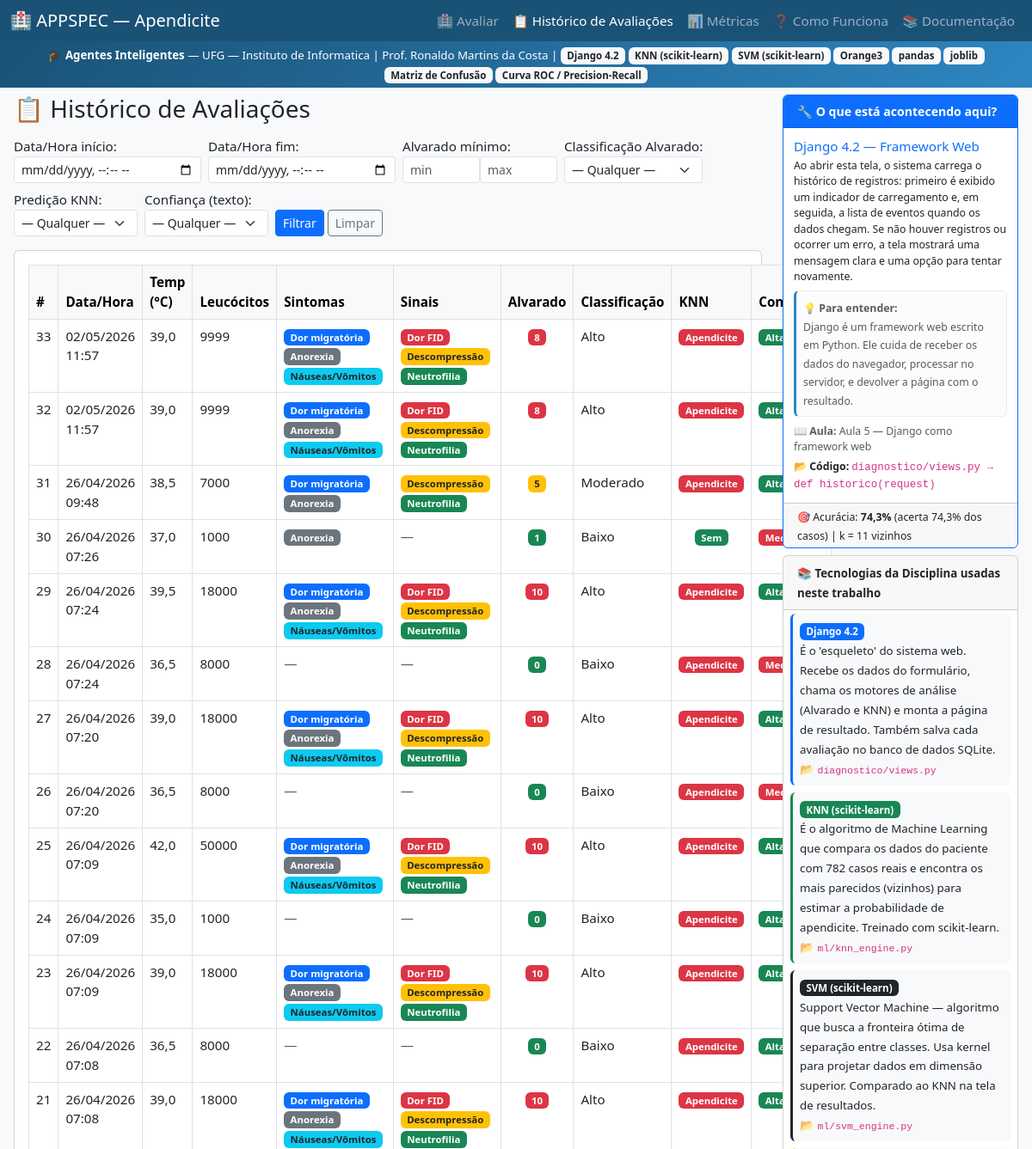
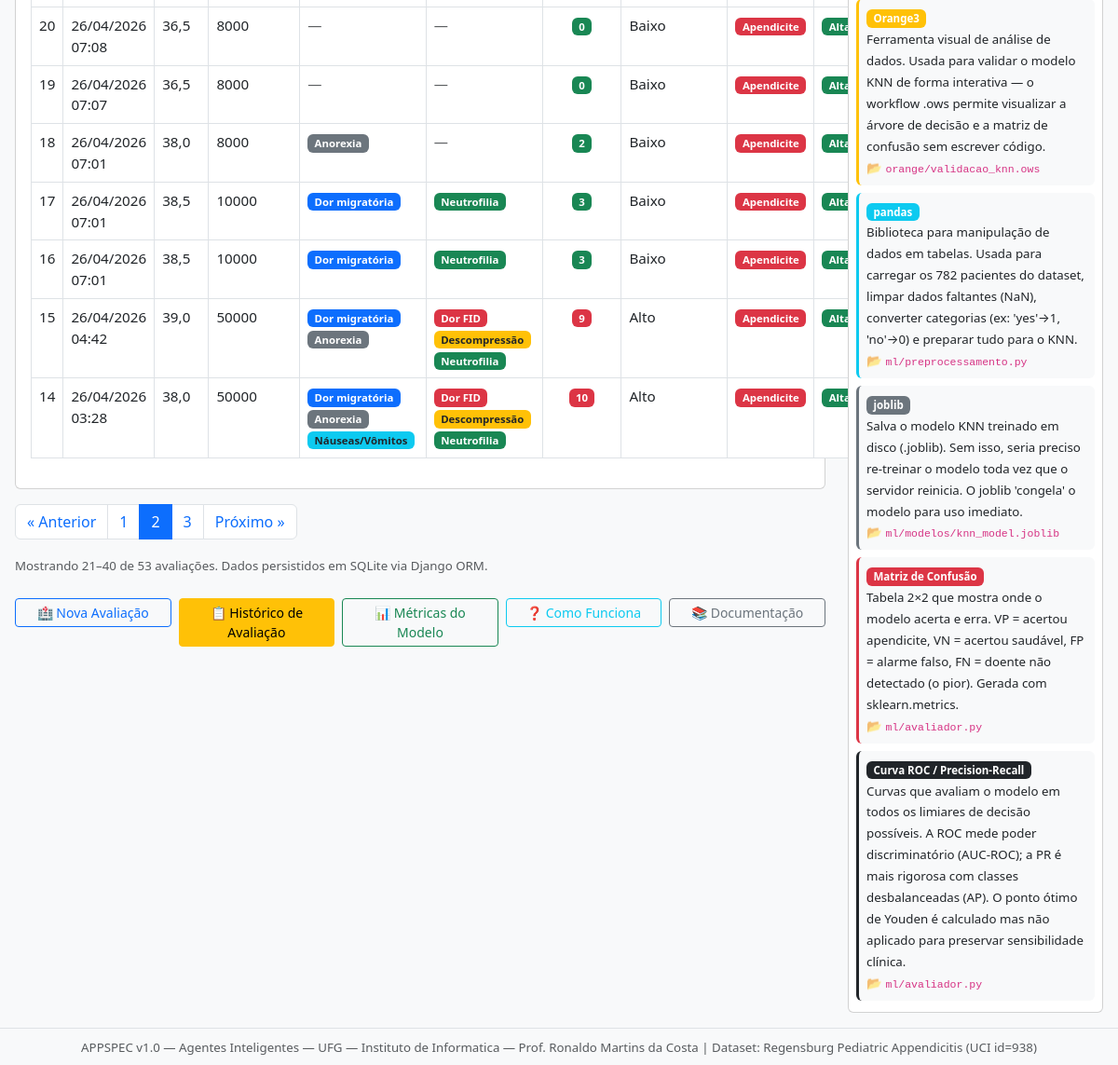
Screenshot of /historico/?page=2 with the database file from the repository (2 pictures, top to bottom).
### diagnostico/models.py (models this page shows, shortened)
class Avaliacao(models.Model):
    dor_migratoria         = models.BooleanField(default=False)
    anorexia               = models.BooleanField(default=False)
    nauseas_vomitos        = models.BooleanField(default=False)
    dor_fid                = models.BooleanField(default=False)
    descompressao_dolorosa = models.BooleanField(default=False)
    temperatura            = models.FloatField()
    leucocitos             = models.IntegerField()
    neutrofilia            = models.BooleanField(default=False)
    score_alvarado         = models.IntegerField()
    classificacao_alvarado = models.CharField(max_length=20)
    predicao_knn           = models.IntegerField(null=True, blank=True)
    probabilidade_knn      = models.FloatField(null=True, blank=True)
    confianca_knn          = models.CharField(max_length=20, blank=True, default='')
    predicao_svm           = models.IntegerField(null=True, blank=True)
    probabilidade_svm      = models.FloatField(null=True, blank=True)
    confianca_svm          = models.CharField(max_length=50, blank=True, default='')
    criado_em              = models.DateTimeField(auto_now_add=True)
    class Meta:
        verbose_name = "Avaliação Clínica"
        verbose_name_plural = "Avaliações Clínicas"
        ordering = ["-criado_em"] # ← Ordena da mais recente para a mais antiga

### diagnostico/views.py (the view)
# urls.py: path('historico/',        views.historico,        name='historico'),
def historico(request):
    per_page = 20
    from .forms import HistoricoFilterForm
    qs = Avaliacao.objects.all().order_by('-id')
    form = HistoricoFilterForm(request.GET or None)
    if form.is_valid():
        cd = form.cleaned_data
        if cd.get('start_datetime'):
            qs = qs.filter(criado_em__gte=cd['start_datetime'])
        if cd.get('end_datetime'):
            qs = qs.filter(criado_em__lte=cd['end_datetime'])
        if cd.get('alvarado_min') is not None:
            qs = qs.filter(score_alvarado__gte=cd['alvarado_min'])
        if cd.get('alvarado_max') is not None:
            qs = qs.filter(score_alvarado__lte=cd['alvarado_max'])
        if cd.get('classificacao'):
            qs = qs.filter(classificacao_alvarado=cd['classificacao'])
        if cd.get('knn'):
            try:
                knn_val = int(cd['knn'])
                qs = qs.filter(predicao_knn=knn_val)
            except Exception:
                pass
        if cd.get('confianca'):
            qs = qs.filter(confianca_knn=cd['confianca'])
    else:
        pass
    paginator = Paginator(qs, per_page)
    page_number = request.GET.get('page')
    page_obj = paginator.get_page(page_number)
    querydict = request.GET.copy()
    if 'page' in querydict:
        del querydict['page']
    return render(request, 'diagnostico/historico.html', {
        'page_obj': page_obj,
        'avaliacoes': page_obj.object_list,
        'filter_form': form,
        'querystring': querydict.urlencode(),
    })

### diagnostico/forms.py (called while the page is built)
    def clean(self):
        cleaned = super().clean()
        start = cleaned.get('start_datetime')
        end = cleaned.get('end_datetime')
        if start and end and start > end:
            raise forms.ValidationError('Data/Hora início não pode ser maior que Data/Hora fim.')
        amin = cleaned.get('alvarado_min')
        amax = cleaned.get('alvarado_max')
        if amin is not None and amax is not None and amin > amax:
            raise forms.ValidationError('Alvarado mínimo não pode ser maior que máximo.')
        return cleaned

### ml/pedagogico.py (called while the page is built)
def carregar_metricas_modelo():
    metricas_path = os.path.join(
        os.path.dirname(os.path.abspath(__file__)),
        'modelos', 'metricas.json'
    )
    if not os.path.exists(metricas_path):
        return {
            "modelo_disponivel": False,
            "aviso": "Modelo nao avaliado — execute setup.py",
        }
    with open(metricas_path, 'r', encoding='utf-8') as f:
        metricas = json.load(f)
    metricas["modelo_disponivel"] = True
    return metricas

### diagnostico/templates/diagnostico/historico.html (shortened to what this page needs)
{% extends 'diagnostico/base.html' %}
{% block content %}
<h3>📋 Histórico de Avaliações</h3>
<form method="get" class="row g-2 mb-3" novalidate>
    <div class="col-auto">
        {{ filter_form.start_datetime.label_tag }}
        {{ filter_form.start_datetime }}
    </div>
    <div class="col-auto">
        {{ filter_form.end_datetime.label_tag }}
        {{ filter_form.end_datetime }}
    </div>
    <div class="col-auto">
        {{ filter_form.alvarado_min.label_tag }}
        <div class="d-flex">
            {{ filter_form.alvarado_min }}
            {{ filter_form.alvarado_max }}
        </div>
    </div>
    <div class="col-auto">
        {{ filter_form.classificacao.label_tag }}
        {{ filter_form.classificacao }}
    </div>
    <div class="col-auto">
        {{ filter_form.knn.label_tag }}
        {{ filter_form.knn }}
    </div>
    <div class="col-auto">
        {{ filter_form.confianca.label_tag }}
        {{ filter_form.confianca }}
    </div>
    <div class="col-auto align-self-end">
        <button type="submit" class="btn btn-primary btn-sm">Filtrar</button>
        <a href="{% url 'diagnostico:historico' %}" class="btn btn-outline-secondary btn-sm">Limpar</a>
    </div>
</form>
{% if avaliacoes %}
<div class="card">
    <div class="card-body">
        <table class="table table-bordered table-hover">
            <thead class="table-light">
                <tr>
                    <th>#</th>
                    <th>Data/Hora</th>
                    <th>Temp (°C)</th>
                    <th>Leucócitos</th>
                    <th>Sintomas</th>
                    <th>Sinais</th>
                    <th>Alvarado</th>
                    <th>Classificação</th>
                    <th>KNN</th>
                    <th>Confiança</th>
                </tr>
            </thead>
            <tbody>
            {% for av in avaliacoes %}
            <tr>
                <td>{{ av.pk }}</td>
                <td>{{ av.criado_em|date:"d/m/Y H:i" }}</td>
                <td>{{ av.temperatura|floatformat:1 }}</td>
                <td>{{ av.leucocitos }}</td>
                <td>
                    {% if av.dor_migratoria or av.anorexia or av.nauseas_vomitos %}
                        {% if av.dor_migratoria %}<span class="badge bg-primary me-1">Dor migratória</span>{% endif %}
                        {% if av.anorexia %}<span class="badge bg-secondary me-1">Anorexia</span>{% endif %}
                        {% if av.nauseas_vomitos %}<span class="badge bg-info text-dark me-1">Náuseas/Vômitos</span>{% endif %}
                    {% else %}
                        <span class="text-muted">—</span>
                    {% endif %}
                </td>
                <td>
                    {% if av.dor_fid or av.descompressao_dolorosa or av.neutrofilia %}
                        {% if av.dor_fid %}<span class="badge bg-danger me-1">Dor FID</span>{% endif %}
                        {% if av.descompressao_dolorosa %}<span class="badge bg-warning text-dark me-1">Descompressão</span>{% endif %}
                        {% if av.neutrofilia %}<span class="badge bg-success me-1">Neutrofilia</span>{% endif %}
                    {% else %}
                        <span class="text-muted">—</span>
                    {% endif %}
                </td>
                <td class="text-center">
                    <span class="badge bg-{% if av.classificacao_alvarado == 'alto' %}danger{% elif av.classificacao_alvarado == 'moderado' %}warning text-dark{% else %}success{% endif %}">
                        {{ av.score_alvarado }}
                    </span>
                </td>
                <td>{{ av.classificacao_alvarado|title }}</td>
                <td class="text-center">
                    {% if av.predicao_knn is not None %}
                    <span class="badge bg-{% if av.predicao_knn == 1 %}danger{% else %}success{% endif %}">
                        {% if av.predicao_knn == 1 %}Apendicite{% else %}Sem{% endif %}
                    </span>
                    {% else %}
                    <span class="text-muted">—</span>
                    {% endif %}
                </td>
                <td>
                    {% if av.confianca_knn %}
                    <span class="badge bg-{% if av.confianca_knn == 'Alta' %}success{% elif av.confianca_knn == 'Média' %}warning text-dark{% else %}danger{% endif %}">
                        {{ av.confianca_knn }}
                    </span>
                    {% else %}
                    —
                    {% endif %}
                </td>
            </tr>
            {% endfor %}
            </tbody>
        </table>
    </div>
</div>
<nav aria-label="Paginação histórico" class="mt-3">
  <ul class="pagination">
    {% if page_obj.has_previous %}
      <li class="page-item">
        <a class="page-link" href="?{% if querystring %}{{ querystring }}&{% endif %}page={{ page_obj.previous_page_number }}" aria-label="Anterior">&laquo; Anterior</a>
      </li>
    {% else %}
      <li class="page-item disabled"><span class="page-link">&laquo; Anterior</span></li>
    {% endif %}
    {% with num_pages=page_obj.paginator.num_pages low=page_obj.number|add:"-2" high=page_obj.number|add:"2" num_pages_minus_2=num_pages|add:"-2" %}
      {% for num in page_obj.paginator.page_range %}
        {% if num <= 2 or num > num_pages_minus_2 or num >= low and num <= high %}
          {% if page_obj.number == num %}
            <li class="page-item active" aria-current="page"><span class="page-link">{{ num }}</span></li>
            {% else %}
             <li class="page-item"><a class="page-link" href="?{% if querystring %}{{ querystring }}&{% endif %}page={{ num }}">{{ num }}</a></li>
            {% endif %}
        {% endif %}
      {% endfor %}
    {% endwith %}
    {% if page_obj.has_next %}
      <li class="page-item">
        <a class="page-link" href="?{% if querystring %}{{ querystring }}&{% endif %}page={{ page_obj.next_page_number }}" aria-label="Próximo">Próximo &raquo;</a>
      </li>
    {% else %}
      <li class="page-item disabled"><span class="page-link">Próximo &raquo;</span></li>
    {% endif %}
  </ul>
</nav>
<p class="text-muted mt-2">
    <small>Mostrando {{ page_obj.start_index }}–{{ page_obj.end_index }} de {{ page_obj.paginator.count }} avaliações.
    Dados persistidos em SQLite via Django ORM.</small>
</p>
{% else %}
<div class="alert alert-info">
    <strong>Nenhuma avaliação registrada.</strong>
    <a href="{% url 'diagnostico:index' %}">Faça uma avaliação</a> para ver o histórico.
</div>
{% endif %}
{% endblock %}

### diagnostico/templates/diagnostico/base.html (style rules this page uses)
:root { --cor-primaria: #1a5276; --cor-secundaria: #ffffff; --cor-alerta: #e74c3c; --cor-moderado: #f39c12; --cor-seguro: #27ae60; --cor-pedagogica: #2e86c1; --cor-fundo: #f8f9fa; }
body { background-color: var(--cor-fundo); font-size: 0.95rem; }

### rows the page displays
Avaliacao: pk "33", criado_em "02/05/2026 11:57", temperatura "39,0", leucocitos "9999", dor_migratoria "Dor migratória", dor_fid "Dor FID", score_alvarado "8", classificacao_alvarado "Alto", predicao_knn "Apendicite", confianca_knn "Alta"
Avaliacao: pk "32", criado_em "02/05/2026 11:57", temperatura "39,0", leucocitos "9999", dor_migratoria "Dor migratória", dor_fid "Dor FID", score_alvarado "8", classificacao_alvarado "Alto", predicao_knn "Apendicite", confianca_knn "Alta"
Avaliacao: pk "31", criado_em "26/04/2026 09:48", temperatura "38,5", leucocitos "7000", dor_migratoria "Dor migratória", dor_fid "Descompressão", score_alvarado "5", classificacao_alvarado "Moderado", predicao_knn "Apendicite", confianca_knn "Alta"
Avaliacao: pk "30", criado_em "26/04/2026 07:26", temperatura "37,0", leucocitos "1000", dor_migratoria "Anorexia", score_alvarado "1", classificacao_alvarado "Baixo", predicao_knn "Sem", confianca_knn "Media"
Avaliacao: pk "29", criado_em "26/04/2026 07:24", temperatura "39,5", leucocitos "18000", dor_migratoria "Dor migratória", dor_fid "Dor FID", score_alvarado "10", classificacao_alvarado "Alto", predicao_knn "Apendicite", confianca_knn "Alta"
Avaliacao: pk "28", criado_em "26/04/2026 07:24", temperatura "36,5", leucocitos "8000", score_alvarado "0", classificacao_alvarado "Baixo", predicao_knn "Apendicite", confianca_knn "Media"
Avaliacao: pk "27", criado_em "26/04/2026 07:20", temperatura "39,0", leucocitos "18000", dor_migratoria "Dor migratória", dor_fid "Dor FID", score_alvarado "10", classificacao_alvarado "Alto", predicao_knn "Apendicite", confianca_knn "Alta"
Avaliacao: pk "26", criado_em "26/04/2026 07:20", temperatura "36,5", leucocitos "8000", score_alvarado "0", classificacao_alvarado "Baixo", predicao_knn "Apendicite", confianca_knn "Media"
Avaliacao: pk "25", criado_em "26/04/2026 07:09", temperatura "42,0", leucocitos "50000", dor_migratoria "Dor migratória", dor_fid "Dor FID", score_alvarado "10", classificacao_alvarado "Alto", predicao_knn "Apendicite", confianca_knn "Alta"
Avaliacao: pk "24", criado_em "26/04/2026 07:09", temperatura "35,0", leucocitos "1000", score_alvarado "0", classificacao_alvarado "Baixo", predicao_knn "Apendicite", confianca_knn "Alta"
Avaliacao: pk "23", criado_em "26/04/2026 07:09", temperatura "39,0", leucocitos "18000", dor_migratoria "Dor migratória", dor_fid "Dor FID", score_alvarado "10", classificacao_alvarado "Alto", predicao_knn "Apendicite", confianca_knn "Alta"
Avaliacao: pk "22", criado_em "26/04/2026 07:08", temperatura "36,5", leucocitos "8000", score_alvarado "0", classificacao_alvarado "Baixo", predicao_knn "Apendicite", confianca_knn "Alta"
Avaliacao: pk "21", criado_em "26/04/2026 07:08", temperatura "39,0", leucocitos "18000", dor_migratoria "Dor migratória", dor_fid "Dor FID", score_alvarado "10", classificacao_alvarado "Alto", predicao_knn "Apendicite", confianca_knn "Alta"
Avaliacao: pk "20", criado_em "26/04/2026 07:08", temperatura "36,5", leucocitos "8000", score_alvarado "0", classificacao_alvarado "Baixo", predicao_knn "Apendicite", confianca_knn "Alta"
Avaliacao: pk "19", criado_em "26/04/2026 07:07", temperatura "36,5", leucocitos "8000", score_alvarado "0", classificacao_alvarado "Baixo", predicao_knn "Apendicite", confianca_knn "Alta"
Avaliacao: pk "18", criado_em "26/04/2026 07:01", temperatura "38,0", leucocitos "8000", dor_migratoria "Anorexia", score_alvarado "2", classificacao_alvarado "Baixo", predicao_knn "Apendicite", confianca_knn "Alta"
Avaliacao: pk "17", criado_em "26/04/2026 07:01", temperatura "38,5", leucocitos "10000", dor_migratoria "Dor migratória", dor_fid "Neutrofilia", score_alvarado "3", classificacao_alvarado "Baixo", predicao_knn "Apendicite", confianca_knn "Alta"
Avaliacao: pk "16", criado_em "26/04/2026 07:01", temperatura "38,5", leucocitos "10000", dor_migratoria "Dor migratória", dor_fid "Neutrofilia", score_alvarado "3", classificacao_alvarado "Baixo", predicao_knn "Apendicite", confianca_knn "Alta"
Avaliacao: pk "15", criado_em "26/04/2026 04:42", temperatura "39,0", leucocitos "50000", dor_migratoria "Dor migratória", dor_fid "Dor FID", score_alvarado "9", classificacao_alvarado "Alto", predicao_knn "Apendicite", confianca_knn "Alta"
Avaliacao: pk "14", criado_em "26/04/2026 03:28", temperatura "38,0", leucocitos "50000", dor_migratoria "Dor migratória", dor_fid "Dor FID", score_alvarado "10", classificacao_alvarado "Alto", predicao_knn "Apendicite", confianca_knn "Alta"

### other values shown
{{ disciplina }} "Agentes Inteligentes"
{{ instituicao }} "UFG — Instituto de Informatica"
{{ professor }} "Prof. Ronaldo Martins da Costa"
{{ tech.nome }} "Django 4.2" "KNN (scikit-learn)" "SVM (scikit-learn)" "Orange3" "pandas" "joblib" "Matriz de Confusão" "Curva ROC / Precision-Recall"
{{ filter_form.start_datetime.label_tag }} "Data/Hora início:"
{{ filter_form.end_datetime.label_tag }} "Data/Hora fim:"
{{ filter_form.alvarado_min.label_tag }} "Alvarado mínimo:"
{{ filter_form.classificacao.label_tag }} "Classificação Alvarado:"
{{ filter_form.knn.label_tag }} "Predição KNN:"
{{ filter_form.confianca.label_tag }} "Confiança (texto):"
{{ num }} "1" "3"
{{ num }} "2"
{{ page_obj.start_index }} "21"
{{ page_obj.end_index }} "40"
{{ page_obj.paginator.count }} "53"
